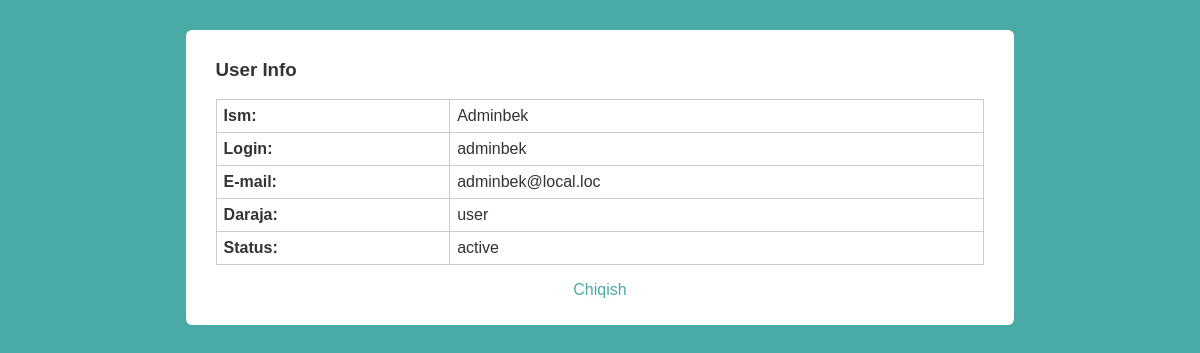
/index.php (signed in), run on the app's committed database.
### tables this page shows
CREATE TABLE `users` (
  `id` int(11) NOT NULL,
  `fullname` varchar(100) DEFAULT NULL,
  `email` varchar(100) NOT NULL,
  `username` varchar(100) NOT NULL,
  `password` varchar(100) NOT NULL,
  `role` varchar(10) NOT NULL,
  `status` varchar(10) NOT NULL,
  `regdate` varchar(100) NOT NULL,
  `updateDate` varchar(100) NOT NULL
);

### index.php (the view, shortened to what this page needs)
<?php
if(!isset($_SESSION['username'])) {
	header("Location: login.php");
	exit();
} else {
	include "dbconfig.php";
	$username = $_SESSION['username'];
	$sqlUser = mysqli_query($conn, "SELECT * FROM users WHERE username = '$username' OR email = '$username'");
	$res = mysqli_fetch_assoc($sqlUser);
	$fullname = $res['fullname'];
	$username = $res['username'];
	$email = $res['email'];
	$role = $res['role'];
	$status = $res['status'];
}
?>
<!DOCTYPE html>
<html>
<head>
	<link rel="stylesheet" href="style.css">
</head>
<body>
	<div class="container">
		<h3>User Info</h3>
		<table>
			<tbody>
				<tr>
					<th>Ism:</th>
					<td><?=$fullname;?></td>
				</tr>
				<tr>
					<th>Login:</th>
					<td><?=$username;?></td>
				</tr>
				<tr>
					<th>E-mail:</th>
					<td><?=$email;?></td>
				</tr>
				<tr>
					<th>Daraja:</th>
					<td><?=$role;?></td>
				</tr>
				<tr>
					<th>Status:</th>
					<td><?=$status;?></td>
				</tr>
			</tbody>
		</table>
		<p>
			<a href="logout.php">Chiqish</a>
		</p>
	</div>
</body>
</html>

### style.css (style rules this page uses)
* { font-family: Verdana, sans-serif; box-sizing: border-box; }
body { background: #4aaaa5; }
.container { width: 70%; background: #fff; color: #333; margin: 30px auto; padding: 10px 30px; border-radius: 6px; }
p { text-align: center; }
p a { text-decoration: none; color: #4aaaa5; }
table { width: 100%; border: 1px solid #ccc; border-collapse: collapse; }
th, td { text-align: left; padding: 7px; border: 1px solid #ccc; }

### data on the page
users: fullname "Adminbek", username "adminbek", email "adminbek@local.loc", role "user", status "active"
